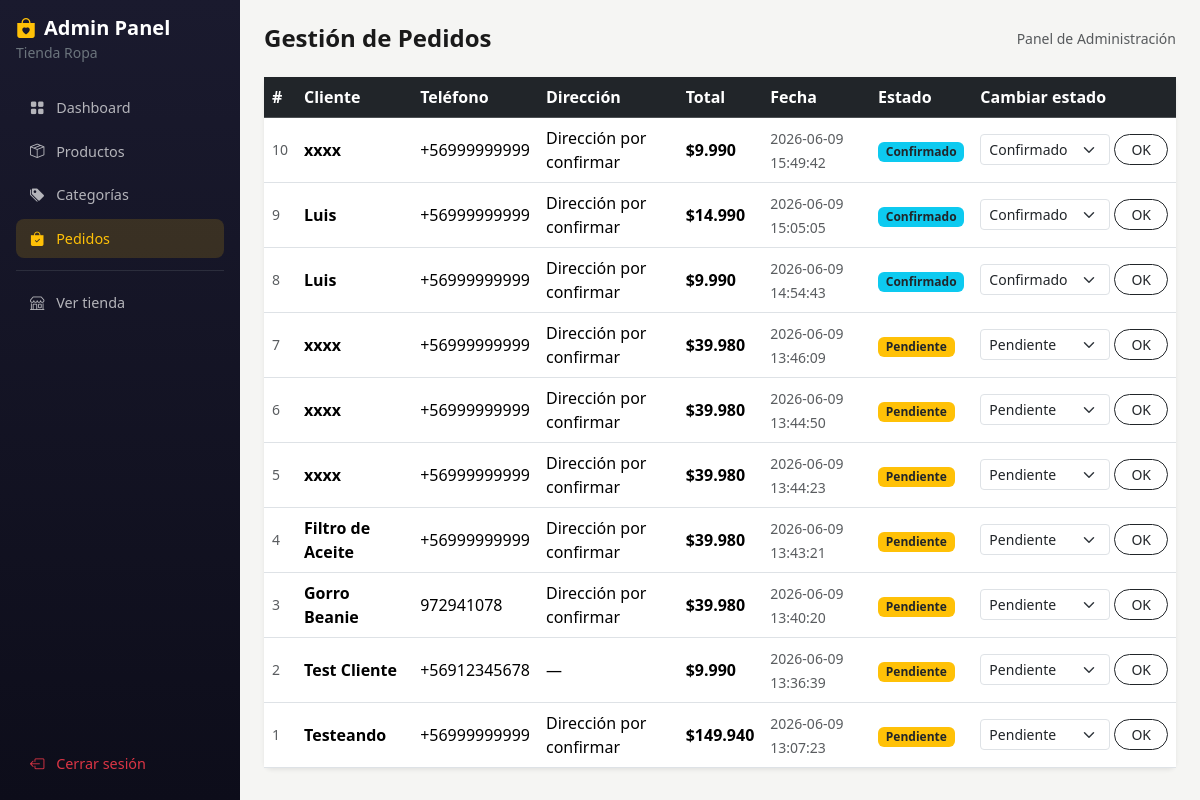
The app's page /admin/ordenes (signed in) with its own data.
### tables this page shows
CREATE TABLE ordenes (
            id        INTEGER PRIMARY KEY AUTOINCREMENT,
            nombre    TEXT    NOT NULL,
            telefono  TEXT    NOT NULL,
            direccion TEXT,
            items     TEXT    NOT NULL,
            total     REAL    NOT NULL,
            estado    TEXT    NOT NULL DEFAULT 'pendiente',
            fecha     DATETIME DEFAULT CURRENT_TIMESTAMP
        , pago TEXT NOT NULL DEFAULT 'efectivo_entrega', metodo_pago TEXT NOT NULL DEFAULT 'contra_entrega');

### app.py (the view)
@app.route("/admin/ordenes")
@admin_required
def admin_ordenes():
    conn    = get_db()
    ordenes = conn.execute("SELECT * FROM ordenes ORDER BY fecha DESC").fetchall()
    conn.close()
    return render_template("admin/ordenes.html", ordenes=ordenes)

### app.py (called while the page is built)
def get_db() -> sqlite3.Connection:
    conn = sqlite3.connect(DATABASE)
    conn.row_factory = sqlite3.Row
    return conn

def admin_required(f):
    @functools.wraps(f)
    def wrapper(*args, **kwargs):
        if not session.get("admin"):
            return redirect(url_for("admin_login"))
        return f(*args, **kwargs)
    return wrapper

@app.context_processor
def inject_cart_count():
    carrito = session.get("carrito", {})
    return {"cart_count": sum(v["cantidad"] for v in carrito.values())}

@app.template_filter("precio_cl")
def precio_cl(val):
    try:
        return f"${int(val):,}".replace(",", ".")
    except (TypeError, ValueError):
        return f"${val}"

### templates/admin/ordenes.html (shortened to what this page needs)
{% extends 'admin/base_admin.html' %}
{% block page_title %}Gestión de Pedidos{% endblock %}
{% block content %}
<div class="card border-0 shadow-sm rounded-3">
  <div class="card-body p-0">
    <div class="table-responsive">
      <table class="table table-hover align-middle mb-0">
        <thead class="table-dark">
          <tr>
            <th>#</th>
            <th>Cliente</th>
            <th>Teléfono</th>
            <th>Dirección</th>
            <th>Total</th>
            <th>Fecha</th>
            <th>Estado</th>
            <th>Cambiar estado</th>
          </tr>
        </thead>
        <tbody>
          {% for o in ordenes %}
          <tr>
            <td class="text-muted small">{{ o.id }}</td>
            <td class="fw-semibold">{{ o.nombre }}</td>
            <td>{{ o.telefono }}</td>
            <td>{{ o.direccion or '—' }}</td>
            <td class="fw-semibold">{{ o.total | precio_cl }}</td>
            <td><small class="text-muted">{{ o.fecha }}</small></td>
            <td>
              <span class="badge
                {% if o.estado == 'pendiente'  %}bg-warning text-dark
                {% elif o.estado == 'confirmado' %}bg-info text-dark
                {% elif o.estado == 'enviado'   %}bg-primary
                {% elif o.estado == 'entregado' %}bg-success
                {% else %}bg-secondary{% endif %}">
                {{ o.estado | title }}
              </span>
            </td>
            <td>
              <form method="POST"
                    action="{{ url_for('admin_cambiar_estado', oid=o.id) }}"
                    class="d-flex gap-1">
                <select name="estado" class="form-select form-select-sm"
                        style="min-width:130px">
                  {% for est in ['pendiente','confirmado','enviado','entregado','cancelado'] %}
                  <option value="{{ est }}" {{ 'selected' if o.estado == est }}>
                    {{ est | title }}
                  </option>
                  {% endfor %}
                </select>
                <button class="btn btn-sm btn-outline-dark rounded-pill px-3">OK</button>
              </form>
            </td>
          </tr>
          {% endfor %}
        </tbody>
      </table>
    </div>
  </div>
</div>
{% endblock %}

### static/css/style.css (style rules this page uses)
body { background-color: #f5f5f3; font-family: 'Segoe UI', system-ui, -apple-system, sans-serif; color: #1a1a1a; }
.admin-body { background: #f0f0ee; }

### records on screen
ordenes: id "10", nombre "xxxx", telefono "+56999999999", direccion "Dirección por confirmar", total|precio_cl "$9.990", fecha "2026-06-09 15:49:42", estado "Confirmado"
ordenes: id "9", nombre "Luis", telefono "+56999999999", direccion "Dirección por confirmar", total|precio_cl "$14.990", fecha "2026-06-09 15:05:05", estado "Confirmado"
ordenes: id "8", nombre "Luis", telefono "+56999999999", direccion "Dirección por confirmar", total|precio_cl "$9.990", fecha "2026-06-09 14:54:43", estado "Confirmado"
ordenes: id "7", nombre "xxxx", telefono "+56999999999", direccion "Dirección por confirmar", total|precio_cl "$39.980", fecha "2026-06-09 13:46:09", estado "Pendiente"
ordenes: id "6", nombre "xxxx", telefono "+56999999999", direccion "Dirección por confirmar", total|precio_cl "$39.980", fecha "2026-06-09 13:44:50", estado "Pendiente"
ordenes: id "5", nombre "xxxx", telefono "+56999999999", direccion "Dirección por confirmar", total|precio_cl "$39.980", fecha "2026-06-09 13:44:23", estado "Pendiente"
ordenes: id "4", nombre "Filtro de Aceite", telefono "+56999999999", direccion "Dirección por confirmar", total|precio_cl "$39.980", fecha "2026-06-09 13:43:21", estado "Pendiente"
ordenes: id "3", nombre "Gorro Beanie", telefono "972941078", direccion "Dirección por confirmar", total|precio_cl "$39.980", fecha "2026-06-09 13:40:20", estado "Pendiente"
ordenes: id "2", nombre "Test Cliente", telefono "+56912345678", direccion "—", total|precio_cl "$9.990", fecha "2026-06-09 13:36:39", estado "Pendiente"
ordenes: id "1", nombre "Testeando", telefono "+56999999999", direccion "Dirección por confirmar", total|precio_cl "$149.940", fecha "2026-06-09 13:07:23", estado "Pendiente"

### other values on screen
form field estado "Confirmado"
form field estado "Pendiente"
